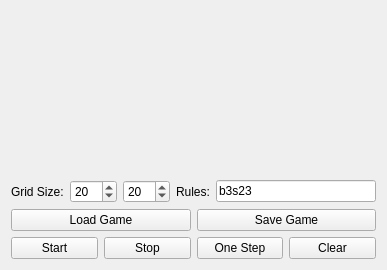
<?xml version="1.0" encoding="UTF-8"?>
<ui version="4.0">
 <class>Widget</class>
 <widget class="QWidget" name="Widget">
  <property name="geometry">
   <rect>
    <x>0</x>
    <y>0</y>
    <width>387</width>
    <height>270</height>
   </rect>
  </property>
  <property name="windowTitle">
   <string>Widget</string>
  </property>
  <layout class="QGridLayout" name="gridLayout_2">
   <item row="0" column="0">
    <layout class="QHBoxLayout" name="horizontalLayout">
     <item>
      <spacer name="verticalSpacer">
       <property name="orientation">
        <enum>Qt::Vertical</enum>
       </property>
       <property name="sizeHint" stdset="0">
        <size>
         <width>20</width>
         <height>40</height>
        </size>
       </property>
      </spacer>
     </item>
    </layout>
   </item>
   <item row="1" column="0">
    <layout class="QVBoxLayout" name="verticalLayout">
     <item>
      <layout class="QHBoxLayout" name="horizontalLayout_2">
       <item>
        <widget class="QLabel" name="label">
         <property name="text">
          <string>Grid Size:</string>
         </property>
        </widget>
       </item>
       <item>
        <widget class="QSpinBox" name="FieldSize_x">
         <property name="minimum">
          <number>10</number>
         </property>
         <property name="maximum">
          <number>100</number>
         </property>
         <property name="value">
          <number>20</number>
         </property>
        </widget>
       </item>
       <item>
        <widget class="QSpinBox" name="FieldSize_y">
         <property name="minimum">
          <number>10</number>
         </property>
         <property name="maximum">
          <number>100</number>
         </property>
         <property name="value">
          <number>20</number>
         </property>
        </widget>
       </item>
       <item>
        <widget class="QLabel" name="label_2">
         <property name="text">
          <string>Rules:</string>
         </property>
        </widget>
       </item>
       <item>
        <widget class="QLineEdit" name="rules">
         <property name="text">
          <string>b3s23</string>
         </property>
        </widget>
       </item>
      </layout>
     </item>
     <item>
      <layout class="QHBoxLayout" name="horizontalLayout_6">
       <item>
        <widget class="QPushButton" name="load">
         <property name="text">
          <string>Load Game</string>
         </property>
        </widget>
       </item>
       <item>
        <widget class="QPushButton" name="save">
         <property name="text">
          <string>Save Game</string>
         </property>
        </widget>
       </item>
      </layout>
     </item>
     <item>
      <layout class="QHBoxLayout" name="horizontalLayout_4">
       <item>
        <widget class="QPushButton" name="start">
         <property name="text">
          <string>Start</string>
         </property>
        </widget>
       </item>
       <item>
        <widget class="QPushButton" name="stop">
         <property name="text">
          <string>Stop</string>
         </property>
        </widget>
       </item>
       <item>
        <widget class="QPushButton" name="one_step">
         <property name="text">
          <string>One Step</string>
         </property>
        </widget>
       </item>
       <item>
        <widget class="QPushButton" name="clear">
         <property name="text">
          <string>Clear</string>
         </property>
        </widget>
       </item>
      </layout>
     </item>
    </layout>
   </item>
  </layout>
 </widget>
 <resources/>
 <connections/>
</ui>
